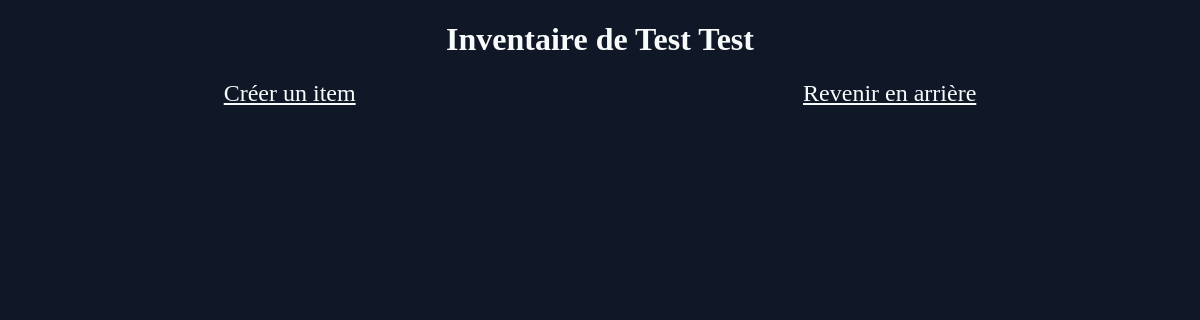
Page /character/1/inventory on the earlier database version.
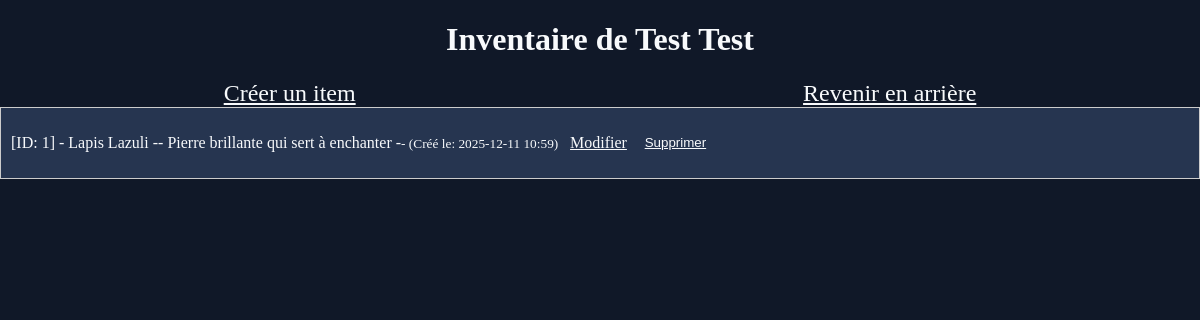
Same page on the later database version.
### app.py (models this page shows, shortened)
class Character(db.Model):
    id = db.Column(db.Integer, primary_key=True)
    last_name = db.Column(db.String(200), nullable=False, default='Doe')
    name = db.Column(db.String(200), nullable=False, default='John')
    age = db.Column(db.Integer, nullable=False, default=20)
    race = db.Column(db.String(200), nullable=False, default='Humain')
    social_class = db.Column(db.String(200), nullable=False, default='Plébien')
    talent = db.Column(db.String(200), nullable=False, default='Aucun')
    adventurer_rank = db.Column(db.String(200), nullable=False, default='Aucun')
    strength = db.Column(db.String(200), nullable=False, default='E')
    speed = db.Column(db.String(200), nullable=False, default='E')
    resistance = db.Column(db.String(200), nullable=False, default='E')
    sword_style = db.Column(db.String(200), nullable=False, default='Aucun')
    smith_rank = db.Column(db.String(200), nullable=False, default='/')
    alchemy_rank = db.Column(db.String(200), nullable=False, default='/')
    mana_reserve = db.Column(db.String(200), nullable=False, default='Très faible')
    mana_zone = db.Column(db.String(200), nullable=False, default='/')
    magic_mastery = db.Column(db.String(2000), nullable=False, default='/')
    date_created = db.Column(db.DateTime, default=datetime.utcnow)
    skills = db.relationship('Skill', backref='owner', lazy='dynamic', cascade="all, delete-orphan")
    items = db.relationship('Item', backref='owner', lazy='dynamic', cascade="all, delete-orphan")

class Item(db.Model):
    id = db.Column(db.Integer, primary_key=True)
    name = db.Column(db.String(200), nullable=False, default=". . .")
    content = db.Column(db.String(2000), nullable=False, default=". . .")
    date_created = db.Column(db.DateTime, default=datetime.utcnow)
    character_id = db.Column(db.Integer, db.ForeignKey('character.id'), nullable=False)

### app.py (the view)
@app.route('/character/<int:char_id>/inventory', methods=['GET'])
def inventory(char_id):
    character = Character.query.get_or_404(char_id)
    items = character.items.order_by(Item.date_created.desc()).all()
    return render_template('inventory.html', items=items, character=character)

### templates/inventory.html (shortened to what this page needs)
<!DOCTYPE html>
<html lang="fr">
<head>
    <link rel="stylesheet" href="{{ url_for('static', filename='css/style.css') }}">
</head>
<body>
    <h1 class="title">Inventaire de {{character.name}} {{character.last_name}} </h1>
    <div class="buttons-parent">
        <a href="{{ url_for('create_item', char_id=character.id)}}" class="create_button">Créer un item</a>
        <a href="{{ url_for('details', id=character.id)}}" class="create_button">Revenir en arrière</a>
    </div>
    {% for item in items %}
        <div class="character_div">
            <p class="character-content">
                [ID: {{ item.id }}] - {{ item.name }} -
            </p>
            <p class="character-content">
                 - {{ item.content }} -
            </p>
            <p class="character-content"><small>- (Créé le: {{ item.date_created.strftime('%Y-%m-%d %H:%M') }})</small></p>
            <p class="button"><a href="{{ url_for('update_item', char_id=character.id, item_id=item.id)}}">Modifier</a></p>
            <p class="button">
                <form method="POST" action="{{ url_for('delete_item', char_id=character.id, item_id=item.id) }}" class="delete_button">
                    <button type="submit">Supprimer</button>
                </form>
            </p>
        </div>
    {% endfor %}
</body>
</html>

### static/css/style.css (style rules this page uses)
:root { --primary-color: #263550; --secondary-color: #101828; --third-color: #F8FAFC; }
body { margin: 0px; background-color: var(--secondary-color); }
.title { display:flex; justify-content: center; color: var(--third-color) }
.character_div { display: flex; justify-content: flex-start; border: 1px solid #ccc; margin-bottom: 5px; padding: 10px; background-color: var(--primary-color); }
.character-content { color:var(--third-color) }
.button a { text-decoration:underline; color:var(--third-color) }
.button { margin-left: 1%; }
.buttons-parent { display: flex; justify-content: space-around; color: var(--third-color); }
.create_button { display:flex; justify-content: center; font-size: x-large; color:var(--third-color); }
.delete_button { display:flex; }
.delete_button button { background-color: var(--primary-color); border-style: none; color:var(--third-color); text-decoration: underline; font-weight: 500; }

Differences in the rows shown:
added Item: id "1", name "Lapis Lazuli", content "Pierre brillante qui sert à enchanter", date_created "2025-12-11 10:59"
